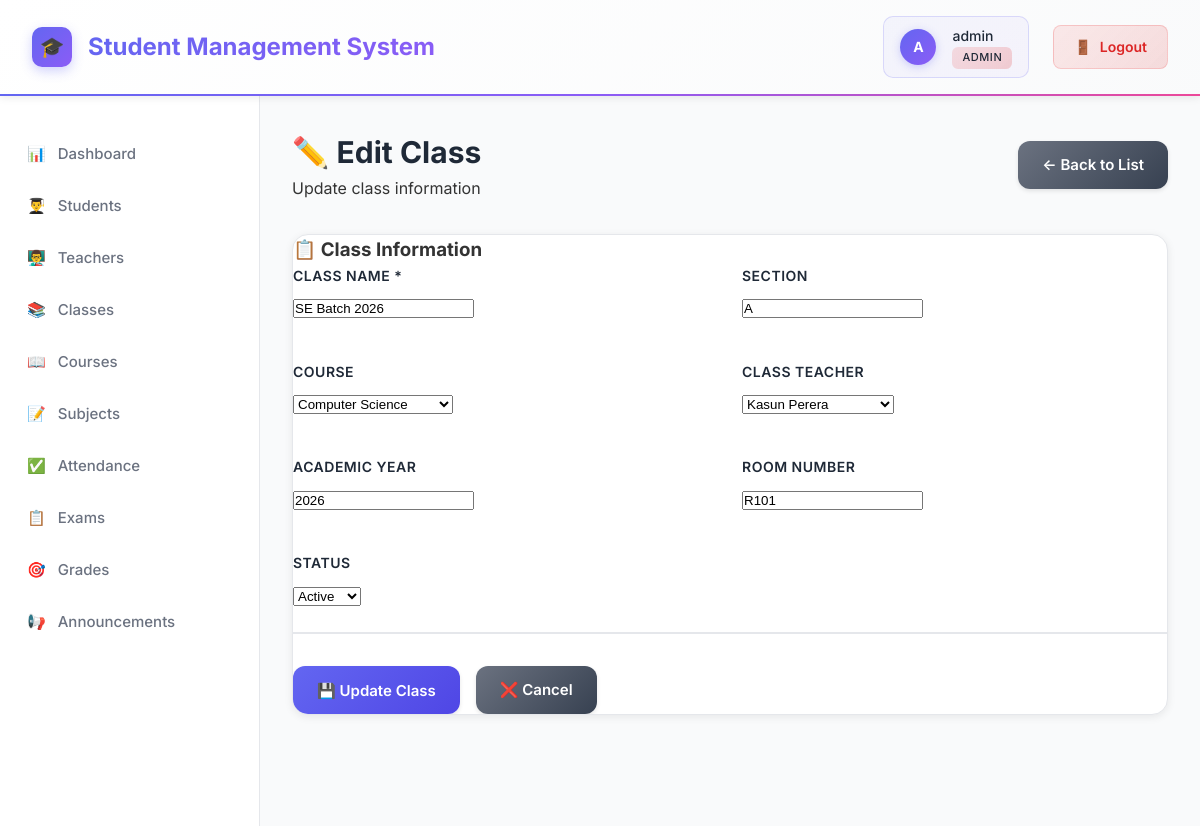
Screenshot of /classes/edit.php?id=1 (signed in) with the database file from the repository.
### tables this page shows
CREATE TABLE classes (
    id INT AUTO_INCREMENT PRIMARY KEY,
    class_name VARCHAR(50) NOT NULL,
    section VARCHAR(10),
    course_id INT,
    teacher_id INT,
    academic_year VARCHAR(20),
    room_number VARCHAR(20),
    status ENUM('active', 'inactive') DEFAULT 'active',
    created_at TIMESTAMP DEFAULT CURRENT_TIMESTAMP,
    updated_at TIMESTAMP DEFAULT CURRENT_TIMESTAMP ON UPDATE CURRENT_TIMESTAMP,
    FOREIGN KEY (course_id) REFERENCES courses(id) ON DELETE SET NULL,
    FOREIGN KEY (teacher_id) REFERENCES teachers(id) ON DELETE SET NULL
);

CREATE TABLE courses (
    id INT AUTO_INCREMENT PRIMARY KEY,
    course_code VARCHAR(20) UNIQUE NOT NULL,
    course_name VARCHAR(100) NOT NULL,
    description TEXT,
    credits INT,
    duration VARCHAR(50),
    status ENUM('active', 'inactive') DEFAULT 'active',
    created_at TIMESTAMP DEFAULT CURRENT_TIMESTAMP,
    updated_at TIMESTAMP DEFAULT CURRENT_TIMESTAMP ON UPDATE CURRENT_TIMESTAMP
);

CREATE TABLE teachers (
    id INT AUTO_INCREMENT PRIMARY KEY,
    user_id INT,
    teacher_id VARCHAR(20) UNIQUE NOT NULL,
    first_name VARCHAR(50) NOT NULL,
    last_name VARCHAR(50) NOT NULL,
    date_of_birth DATE,
    gender ENUM('Male', 'Female', 'Other'),
    phone VARCHAR(20),
    email VARCHAR(100),
    address TEXT,
    qualification VARCHAR(100),
    specialization VARCHAR(100),
    joining_date DATE,
    photo VARCHAR(255),
    status ENUM('active', 'inactive') DEFAULT 'active',
    created_at TIMESTAMP DEFAULT CURRENT_TIMESTAMP,
    updated_at TIMESTAMP DEFAULT CURRENT_TIMESTAMP ON UPDATE CURRENT_TIMESTAMP,
    FOREIGN KEY (user_id) REFERENCES users(id) ON DELETE CASCADE
);

### classes/edit.php (the view, shortened to what this page needs)
<?php
$database = new Database();
$db = $database->getConnection();
$id = $_GET['id'] ?? 0;
$query = "SELECT * FROM classes WHERE id = :id";
$stmt = $db->prepare($query);
$stmt->bindParam(':id', $id);
$stmt->execute();
$class = $stmt->fetch();
$query = "SELECT * FROM courses WHERE status = 'active' ORDER BY course_name";
$stmt = $db->prepare($query);
$stmt->execute();
$courses = $stmt->fetchAll();
$query = "SELECT * FROM teachers WHERE status = 'active' ORDER BY first_name";
$stmt = $db->prepare($query);
$stmt->execute();
$teachers = $stmt->fetchAll();
?>
<!DOCTYPE html>
<html lang="en">
<head>
    <link rel="stylesheet" href="../assets/css/style.css">
</head>
<body>
    <?php include '../includes/header.php'; ?>
    <div class="container">
        <?php include '../includes/sidebar.php'; ?>
        <main class="main-content">
            <div class="page-header">
                <div>
                    <h1>✏️ Edit Class</h1>
                    <p>Update class information</p>
                </div>
                <a href="index.php" class="btn btn-secondary">← Back to List</a>
            </div>
            <div class="card">
                <div class="card-body">
                    <form method="POST" class="form-grid">
                        <div class="form-section">
                            <h3>📋 Class Information</h3>
                            <div class="form-row">
                                <div class="form-group">
                                    <label for="class_name">Class Name <span>*</span></label>
                                    <input type="text" id="class_name" name="class_name" value="<?php echo htmlspecialchars($class['class_name']); ?>" required>
                                </div>
                                <div class="form-group">
                                    <label for="section">Section</label>
                                    <input type="text" id="section" name="section" value="<?php echo htmlspecialchars($class['section']); ?>">
                                </div>
                            </div>
                            <div class="form-row">
                                <div class="form-group">
                                    <label for="course_id">Course</label>
                                    <select id="course_id" name="course_id">
                                        <?php foreach ($courses as $course): ?>
                                            <option value="<?php echo $course['id']; ?>" <?php echo $class['course_id'] == $course['id'] ? 'selected' : ''; ?>>
                                                <?php echo htmlspecialchars($course['course_name']); ?>
                                            </option>
                                        <?php endforeach; ?>
                                    </select>
                                </div>
                                <div class="form-group">
                                    <label for="teacher_id">Class Teacher</label>
                                    <select id="teacher_id" name="teacher_id">
                                        <?php foreach ($teachers as $teacher): ?>
                                            <option value="<?php echo $teacher['id']; ?>" <?php echo $class['teacher_id'] == $teacher['id'] ? 'selected' :  ''; ?>>
                                                <?php echo htmlspecialchars($teacher['first_name'] .  ' ' . $teacher['last_name']); ?>
                                            </option>
                                        <?php endforeach; ?>
                                    </select>
                                </div>
                            </div>
                            <div class="form-row">
                                <div class="form-group">
                                    <label for="academic_year">Academic Year</label>
                                    <input type="text" id="academic_year" name="academic_year" value="<?php echo htmlspecialchars($class['academic_year']); ?>">
                                </div>
                                <div class="form-group">
                                    <label for="room_number">Room Number</label>
                                    <input type="text" id="room_number" name="room_number" value="<?php echo htmlspecialchars($class['room_number']); ?>">
                                </div>
                            </div>
                            <div class="form-group">
                                <label for="status">Status</label>
                                <select id="status" name="status">
                                    <option value="active" <?php echo $class['status'] == 'active' ? 'selected' :  ''; ?>>Active</option>
                                </select>
                            </div>
                        </div>
                        <div class="form-actions">
                            <button type="submit" class="btn btn-primary">💾 Update Class</button>
                            <a href="index.php" class="btn btn-secondary">❌ Cancel</a>
                        </div>
                    </form>
                </div>
            </div>
        </main>
    </div>
</body>
</html>

### assets/css/style.css (style rules this page uses)
* { margin: 0; padding: 0; box-sizing: border-box; }
:root { --primary-color: #6366F1; --primary-dark: #4F46E5; --secondary-color: #10B981; --danger-color: #EF4444; --warning-color: #F59E0B; --info-color: #3B82F6; --dark-color: #1F2937; --gray-medium: #6B7280; --gray-light: #9CA3AF; --light-color: #F9FAFB; --white: #FFFFFF; --border-color: #E5E7EB; }
body { font-family: 'Inter', -apple-system, BlinkMacSystemFont, 'Segoe UI', Roboto, sans-serif; background: #f5f5f5; color: #333; line-height: 1.6; }
.container { display: flex; min-height: calc(100vh - 70px); }
.main-content { flex: 1; padding: 2rem; background: var(--light-color); overflow-y: auto; }
.page-header { display: flex; justify-content: space-between; align-items: center; margin-bottom: 2rem; }
.page-header h1 { font-size: 1.875rem; color: var(--dark-color); font-weight: 700; margin: 0; }
.card { background: var(--white); border-radius: 16px; box-shadow: 0 2px 8px rgba(0, 0, 0, 0.08); margin-bottom: 1.5rem; overflow: hidden; border: 1px solid var(--border-color); transition: all 0.3s; }
.card-body { padding: 0; }
.btn { display: inline-flex; align-items: center; justify-content: center; gap: 8px; padding: 12px 24px; border: none; border-radius: 12px; font-size: 15px; font-weight: 600; cursor: pointer; text-decoration: none; transition: all 0.3s; box-shadow: 0 2px 4px rgba(0, 0, 0, 0.1); font-family: inherit; }
.btn-primary { background: linear-gradient(135deg, var(--primary-color), var(--primary-dark)); color: var(--white); }
.btn-secondary { background: linear-gradient(135deg, var(--gray-medium), #374151); color: var(--white); }
.form-group { margin-bottom: 1.5rem; }
.form-group label { display: block; margin-bottom: 0.5rem; font-weight: 600; color: var(--dark-color); font-size: 0.875rem; text-transform: uppercase; letter-spacing: 0.5px; }
.form-row { display: grid; grid-template-columns: repeat(auto-fit, minmax(280px, 1fr)); gap: 1.5rem; margin-bottom: 1rem; }
.form-actions { display: flex; gap: 1rem; margin-top: 2. 5rem; padding-top: 2rem; border-top: 2px solid var(--border-color); }

### rows the page displays
classes: class_name "SE Batch 2026", section "A", course_id "Computer Science", teacher_id "Kasun Perera", academic_year "2026", room_number "R101", status "Active"

### other values shown
substr($username, 0, 1) "A"
$username "admin"
$_SESSION['role'] "ADMIN"
